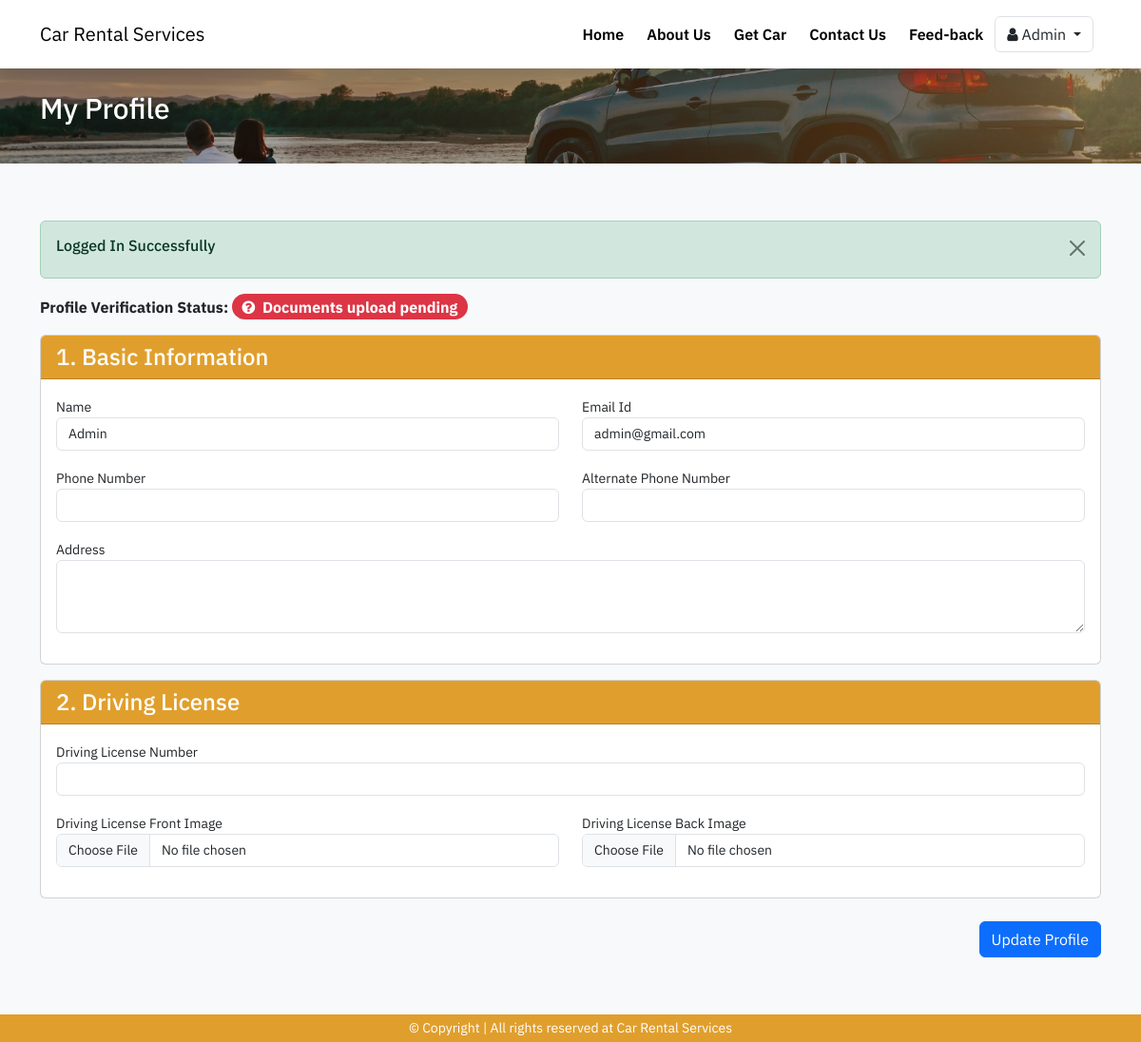
The app's page /profile.php (signed in) with its own data.
### tables this page shows
CREATE TABLE `web_settings` (
  `id` int(11) UNSIGNED NOT NULL,
  `title` varchar(255) NOT NULL,
  `url` varchar(255) DEFAULT NULL,
  `description` varchar(1000) DEFAULT NULL,
  `logo` varchar(100) DEFAULT NULL,
  `address` varchar(500) DEFAULT NULL,
  `email1` varchar(100) DEFAULT NULL,
  `email2` varchar(100) DEFAULT NULL,
  `phone1` varchar(15) DEFAULT NULL,
  `phone2` varchar(15) DEFAULT NULL
);

CREATE TABLE `users` (
  `id` int(11) UNSIGNED NOT NULL,
  `name` varchar(100) NOT NULL,
  `email` varchar(100) NOT NULL,
  `password` varchar(100) NOT NULL,
  `phone` varchar(20) DEFAULT NULL,
  `alt_phone` varchar(20) DEFAULT NULL,
  `address` varchar(500) DEFAULT NULL,
  `role` varchar(20) DEFAULT 'user' COMMENT 'user,admin,etc',
  `is_ban` tinyint(1) DEFAULT 0 COMMENT '0=active,1=ban',
  `is_verified` tinyint(1) NOT NULL DEFAULT 1 COMMENT '0=un-verified,1=verified',
  `remarks` varchar(500) DEFAULT NULL COMMENT 'eg: DL not clear, fake dl, missing documents,etc',
  `dl_number` varchar(100) DEFAULT NULL,
  `dl_image_front` varchar(100) DEFAULT NULL,
  `dl_image_back` varchar(100) DEFAULT NULL,
  `id_proof_type` varchar(100) DEFAULT NULL COMMENT 'aadhar, PAN, Voter',
  `id_proof_number` varchar(100) DEFAULT NULL,
  `created_at` date DEFAULT current_timestamp()
);

### profile.php (the view, shortened to what this page needs)
<?php
include('includes/header.php');
?>
<div class="banner py-4">
    <div class="container">
        <h4 class="banner-heading mb-3">My Profile</h4>
    </div>
</div>
<div class="section bg-light">
    <div class="container">
        <div class="row">
            <div class="col-md-12">
                <?php
                    $userId = validate($_SESSION['loggedInUser']['user_id']);
                    $user = getById('users',$userId);
                    if($user['status'] == 200)
                    {
                            ?>
                <h5 class="fs-16 fw-bold mb-3">Profile Verification Status:
                    <?php
                        if($user['data']['dl_number'] != ""){
                            if($user['data']['is_verified']){
                                ?>
                                    <span class="badge bg-success fs-6 rounded-5"><i class="fa fa-check-circle text-white me-1"></i> Verified</span>
                                <?php
                            } else{
                                ?>
                                    <span class="badge bg-warning fs-6 rounded-5"><i class="fa fa-question-circle text-white me-1"></i> Under Review</span>
                                <?php
                            }
                        }
                        else{
                            ?>
                                <span class="badge bg-danger fs-6 rounded-5"><i class="fa fa-question-circle text-white me-1"></i> Documents upload pending</span>
                            <?php
                        }
                    ?>
                </h5>
                <form action="code.php" method="POST" enctype="multipart/form-data">
                    <div class="card mb-3">
                        <div class="card-header">
                            <h4 class="mb-0">1. Basic Information</h4>
                        </div>
                        <div class="card-body">
                            <div class="row">
                                <div class="col-md-6">
                                    <div class="mb-3">
                                        <label>Name</label>
                                        <input type="text" name="name" value="<?= $user['data']['name']; ?>" class="form-control"  required />
                                    </div>
                                </div>
                                <div class="col-md-6">
                                    <div class="mb-3">
                                        <label>Email Id</label>
                                        <input type="email" readonly name="email" value="<?= $user['data']['email']; ?>" class="form-control" />
                                    </div>
                                </div>
                                <div class="col-md-6">
                                    <div class="mb-3">
                                        <label>Phone Number</label>
                                        <input type="text" name="phone" value="<?= $user['data']['phone']; ?>" max="10" class="form-control" required />
                                    </div>
                                </div>
                                <div class="col-md-6">
                                    <div class="mb-3">
                                        <label>Alternate Phone Number</label>
                                        <input type="text" name="alt_phone" value="<?= $user['data']['alt_phone'] ?? ""; ?>" max="10" class="form-control" />
                                    </div>
                                </div>
                                <div class="col-md-12">
                                    <div class="mb-3">
                                        <label>Address</label>
                                        <textarea name="address" class="form-control" required rows="3"> <?= $user['data']['address'] ?? ""; ?></textarea>
                                    </div>
                                </div>
                            </div>
                        </div>
                    </div>
                    <div class="card mb-3">
                        <div class="card-header">
                            <h4 class="mb-0">2. Driving License</h4>
                        </div>
                        <div class="card-body">
                            <div class="row">
                                <div class="col-md-12">
                                    <div class="mb-3">
                                        <label>Driving License Number</label>
                                        <input type="text" name="dl_number" value="<?= $user['data']['dl_number'] ?? ""; ?>" <?= $user['data']['dl_number'] != "" ? 'readonly':''; ?> class="form-control" />
                                    </div>
                                </div>
                                <div class="col-md-6">
                                    <div class="mb-3">
                                        <label>Driving License Front Image</label>
                                        <input type="file" name="dl_image_front" class="form-control" />
                                    </div>
                                </div>
                                <div class="col-md-6">
                                    <div class="mb-3">
                                        <label>Driving License Back Image</label>
                                        <input type="file" name="dl_image_back" class="form-control" />
                                    </div>
                                </div>
                            </div>
                        </div>
                    </div>
                    <div class="mb-3 mt-4">
                        <button type="submit" name="updateProfile" class="btn btn-primary float-end">Update Profile</button>
                    </div>
                </form>
                <?php
                    }
                    else
                    {
                    }
                ?>
            </div>
        </div>
    </div>
</div>
<?php include('includes/footer.php'); ?>

### includes/navbar.php (shortened to what this page needs)
<div class="shadow sticky-top">
    <nav class="navbar navbar-expand-lg bg-white">
        <div class="container">
            <a class="navbar-brand" href="index.php">
                <?= webSetting('title'); ?>
            </a>
            <div class="collapse navbar-collapse" id="navbarSupportedContent">
                <ul class="navbar-nav ms-auto mb-2 mb-lg-0">
                    <li class="nav-item">
                        <a class="nav-link active" href="index.php">Home</a>
                    </li>
                    <li class="nav-item">
                        <a class="nav-link" href="about-us.php">About Us</a>
                    </li>
                    <li class="nav-item">
                        <a class="nav-link" href="cars.php">Get Car</a>
                    </li>
                    <li class="nav-item">
                        <a class="nav-link" href="contact-us.php">Contact Us</a>
                    </li>
                    <li class="nav-item">
                        <a class="nav-link" href="feed-back.php">Feed-back</a>
                    </li>
                    <?php
                        if(isset($_SESSION['loggedIn'])){
                            ?>
                            <li class="nav-item dropdown my-auto">
                                <a class="btn border me-2 dropdown-toggle" href="#" role="button" data-bs-toggle="dropdown" aria-expanded="false">
                                    <i class="fa fa-user"></i> <?= $_SESSION['loggedInUser']['name']; ?>
                                </a>
                            </li>
                            <?php
                        }
                        else
                        {
                            ?>
                            <li class="nav-item">
                                <a class="nav-link" href="login.php">Login</a>
                            </li>
                            <?php
                        }
                    ?>
                </ul>
            </div>
        </div>
    </nav>
</div>

### includes/footer.php (shortened to what this page needs)
    <div class="py-1 bg-web">
        <div class="container">
            <p class="mb-0 fs-14 text-white text-center">© Copyright | All rights reserved at <?= webSetting('title') ?? 'Car Rental Services'; ?></p>
        </div>
    </div>
</body>
</html>

### assets/css/style.css (style rules this page uses)
html,body { font-family: 'IBM Plex Sans', sans-serif; }
a { text-decoration: none; }
label { font-size: 14px; }
.form-control { font-size: 14px !important; }
.section { padding-top: 54px; padding-bottom: 54px; }
.banner { background-image: url(../images/banner.jpg); background-position: center center; background-repeat: no-repeat; background-size: cover; box-shadow: rgb(0 0 0 / 30%) 0px 0px 0px 500px inset; padding: 100px 0px; }
.banner-heading { font-size: 30px; color: #fff; }
.fs-14 { font-size: 14px; }
.fs-16 { font-size: 16px !important; }
.nav-link { padding: 16px 12px !important; font-weight: 600; color: #000 !important; }
.section { padding-top: 60px; padding-bottom: 60px; }
.card-header { background-color: #e09f2d !important; color: #fff; }
.bg-web { background-color: #e09f2d; }

### records on screen
web_settings: title "Car Rental Services"
users: name "Admin", email "admin@gmail.com"

### other values on screen
$_SESSION['loggedInUser']['name'] "Admin"
$_SESSION['status'] "Logged In Successfully"
